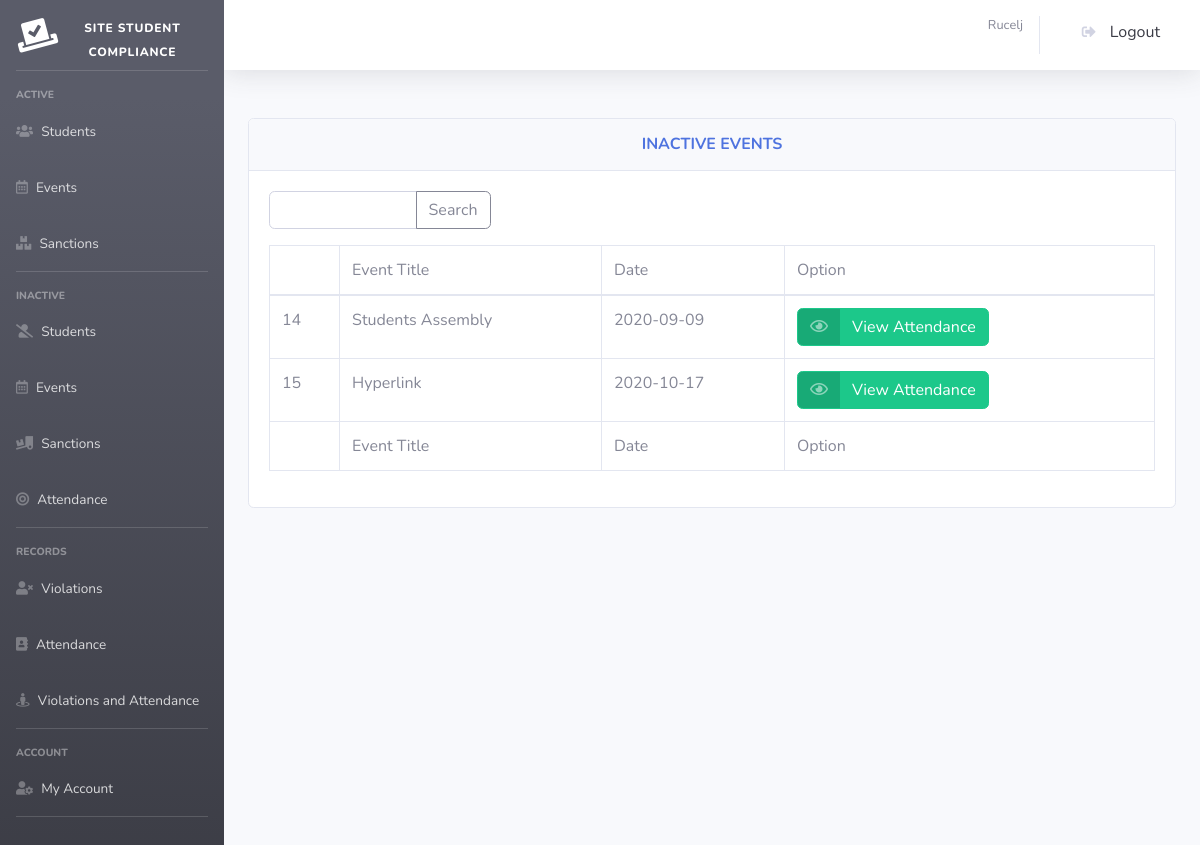
/attendance_inactive.php (signed in), run on the app's committed database.
### tables this page shows
CREATE TABLE `events` (
  `event_id` int(11) NOT NULL,
  `event_name` text NOT NULL,
  `e_date` text NOT NULL,
  `e_end` text NOT NULL,
  `venue` text NOT NULL,
  `status` int(11) NOT NULL,
  `auto_absent` int(11) NOT NULL
);

### perfect_function.php (called while the page is built, shortened)
<?php
function getConnection()
{
	$servername = "localhost";
	$username = "root";
	$password = "";
	$dbname = "xx";
	$conn = new mysqli($servername, $username, $password, $dbname);
	return $conn;
}
function get_where_custom($table_name, $column, $value)
{
	$conn = getConnection();
	$sql = "SELECT * FROM $table_name where ".$column."='".$value."'";
	$result = $conn->query($sql);
	return $result;
}
?>

### attendance_inactive.php (the view, shortened to what this page needs)
<?php
include "header.php";
include "perfect_function.php";
?>
<div align=center>
<br>
    <div class="card w-100">
                <div class="card-header py-3">
                <h6 class="m-0 font-weight-bold text-primary">INACTIVE EVENTS</h6>
                </div>
                <div class="card-body">
                <form method="post" action="attendance_inactive_search.php">
                    <div class="input-group mb-3 w-25" style="float: left;">
                        <input type="text" class="form-control" placeholder="" name="search" autocomplete="off" required>
                        <div class="input-group-append">
                            <button class="btn btn-outline-secondary" type="submit" id="button-addon2">Search</button>
                        </div>
                        </div>
                </form>
                <div class="table-responsive">
                    <table class="table table-bordered" id="dataTable" width="100%" cellspacing="0">
        <thead>
        <tr>
            <td>&nbsp;</td>
            <td>Event Title</td>
            <td>Date</td>
            <td>Option</td>
        </tr>
        </thead>
        <tfoot>
        <tr>
        <td>&nbsp;</td>
            <td>Event Title</td>
            <td>Date</td>
            <td>Option</td>
        </tr>
        </tfoot>
        <tbody>
    <?php
$table_name="events";
$column = "status";
$condition=1;
$get_userData = get_where_custom($table_name, $column, $condition);
foreach ($get_userData as $key => $row) {
            $event_id=$row['event_id'];
            $event_name=$row['event_name'];
            $date=$row['e_date'];
            $end=$row['e_end'];
            if ($date==$end){
                $dateshow=$row['e_date'];
            } else{
            $dateshow=$row['e_date'] ." to ". $row['e_end'];
            }
    ?>
    <tr>
        <td><?= $event_id ?></td>
        <td><?= $event_name ?></td>
        <td><?= $dateshow ?></td>
        <td>
        <a href="attendance_view.php?id=<?= $event_id?>" class="btn btn-success btn-icon-split">
        <span class="icon text-white-50">
            <i class="far fa-eye"></i>
        </span>
        <span class="text">
            View Attendance
        </span>
        </a>
        </td>
    </tr>
        <?php   }   ?>
    </tbody>
</table>
</div>
</div>
</div>

### data on the page
events: event_id "14", event_name "Students Assembly", e_date "2020-09-09"
events: event_id "15", event_name "Hyperlink", e_date "2020-10-17"

### other printed values
$_SESSION['firstlast'] "Rucelj"
